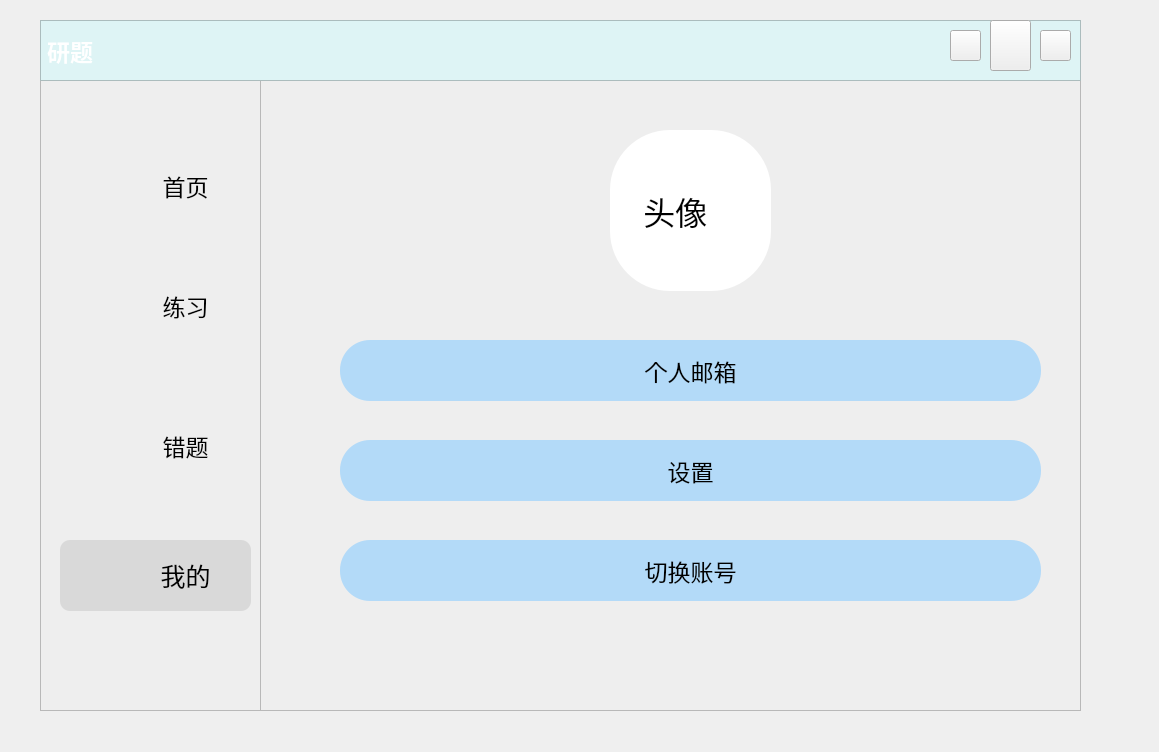
<?xml version="1.0" encoding="UTF-8"?>
<ui version="4.0">
 <class>Form</class>
 <widget class="QWidget" name="Form">
  <property name="geometry">
   <rect>
    <x>0</x>
    <y>0</y>
    <width>1159</width>
    <height>752</height>
   </rect>
  </property>
  <property name="windowTitle">
   <string>Form</string>
  </property>
  <widget class="QPushButton" name="Bt_exit">
   <property name="geometry">
    <rect>
     <x>1040</x>
     <y>30</y>
     <width>31</width>
     <height>31</height>
    </rect>
   </property>
   <property name="styleSheet">
    <string notr="true">

QPushButton{
	
	border-image: url(:/新前缀/关闭窗口.png);
	

}
QPushButton:hover{
	
	background-color: rgb(255, 0, 0);
	border-radius:30px
}
QPushButton:pressed{
	padding-left:5px;
	padding-top:5px;
}</string>
   </property>
   <property name="text">
    <string/>
   </property>
  </widget>
  <widget class="QFrame" name="frame_left">
   <property name="geometry">
    <rect>
     <x>40</x>
     <y>20</y>
     <width>221</width>
     <height>691</height>
    </rect>
   </property>
   <property name="styleSheet">
    <string notr="true">QFrame{
	background-color: rgb(238, 238, 238);
	
}</string>
   </property>
   <property name="frameShape">
    <enum>QFrame::StyledPanel</enum>
   </property>
   <property name="frameShadow">
    <enum>QFrame::Sunken</enum>
   </property>
   <property name="lineWidth">
    <number>0</number>
   </property>
   <widget class="QPushButton" name="Bt_wrong">
    <property name="geometry">
     <rect>
      <x>80</x>
      <y>390</y>
      <width>131</width>
      <height>71</height>
     </rect>
    </property>
    <property name="font">
     <font>
      <family>微软雅黑</family>
      <pointsize>17</pointsize>
     </font>
    </property>
    <property name="cursor">
     <cursorShape>PointingHandCursor</cursorShape>
    </property>
    <property name="styleSheet">
     <string notr="true">QPushButton{
	border-radius:30px

}
QPushButton:hover{
	background-color: rgb(217, 217, 217);
	border-radius:30px
}
QPushButton:pressed{
padding-left:5px;
	padding-top:5px;
	background-color: rgb(242, 255, 254);
}</string>
    </property>
    <property name="text">
     <string>错题</string>
    </property>
   </widget>
   <widget class="QFrame" name="frame_chosen">
    <property name="geometry">
     <rect>
      <x>20</x>
      <y>520</y>
      <width>191</width>
      <height>71</height>
     </rect>
    </property>
    <property name="font">
     <font>
      <family>微软雅黑</family>
     </font>
    </property>
    <property name="styleSheet">
     <string notr="true">background-color: rgb(217, 217, 217);
border-radius:10px;
</string>
    </property>
    <property name="frameShape">
     <enum>QFrame::StyledPanel</enum>
    </property>
    <property name="frameShadow">
     <enum>QFrame::Raised</enum>
    </property>
   </widget>
   <widget class="QPushButton" name="Bt_mine">
    <property name="geometry">
     <rect>
      <x>80</x>
      <y>520</y>
      <width>131</width>
      <height>71</height>
     </rect>
    </property>
    <property name="font">
     <font>
      <family>微软雅黑</family>
      <pointsize>19</pointsize>
      <weight>50</weight>
      <bold>false</bold>
     </font>
    </property>
    <property name="cursor">
     <cursorShape>PointingHandCursor</cursorShape>
    </property>
    <property name="styleSheet">
     <string notr="true">QPushButton{
	color: rgb(0, 0, 0);
	color: rgb(0, 0, 0);
	border-radius:30px
}
QPushButton:pressed{
	padding-left:5px;
	padding-top:5px;
}
</string>
    </property>
    <property name="text">
     <string>我的</string>
    </property>
   </widget>
   <widget class="QPushButton" name="Bt_exercise">
    <property name="geometry">
     <rect>
      <x>80</x>
      <y>250</y>
      <width>131</width>
      <height>71</height>
     </rect>
    </property>
    <property name="font">
     <font>
      <family>微软雅黑</family>
      <pointsize>17</pointsize>
      <weight>50</weight>
      <bold>false</bold>
     </font>
    </property>
    <property name="cursor">
     <cursorShape>PointingHandCursor</cursorShape>
    </property>
    <property name="styleSheet">
     <string notr="true">QPushButton{
	border-radius:30px

}
QPushButton:hover{
	background-color: rgb(217, 217, 217);
	border-radius:30px
}
QPushButton:pressed{
padding-left:5px;
	padding-top:5px;
	background-color: rgb(242, 255, 254);
}
</string>
    </property>
    <property name="text">
     <string>练习</string>
    </property>
   </widget>
   <widget class="QLabel" name="label_exercise">
    <property name="geometry">
     <rect>
      <x>20</x>
      <y>260</y>
      <width>61</width>
      <height>51</height>
     </rect>
    </property>
    <property name="styleSheet">
     <string notr="true">image: url(:/新前缀/练习2.png);</string>
    </property>
    <property name="text">
     <string/>
    </property>
   </widget>
   <widget class="QLabel" name="label_wrong">
    <property name="geometry">
     <rect>
      <x>20</x>
      <y>400</y>
      <width>61</width>
      <height>51</height>
     </rect>
    </property>
    <property name="styleSheet">
     <string notr="true">image: url(:/新前缀/错题.png);</string>
    </property>
    <property name="text">
     <string/>
    </property>
   </widget>
   <widget class="QLabel" name="label_mine">
    <property name="geometry">
     <rect>
      <x>20</x>
      <y>530</y>
      <width>61</width>
      <height>51</height>
     </rect>
    </property>
    <property name="styleSheet">
     <string notr="true">image: url(:/新前缀/我的.png);
background-color: rgb(217, 217, 217);</string>
    </property>
    <property name="text">
     <string/>
    </property>
   </widget>
   <widget class="QLabel" name="label_main">
    <property name="geometry">
     <rect>
      <x>20</x>
      <y>140</y>
      <width>61</width>
      <height>51</height>
     </rect>
    </property>
    <property name="styleSheet">
     <string notr="true">image: url(:/新前缀/首页.png);</string>
    </property>
    <property name="text">
     <string/>
    </property>
   </widget>
   <widget class="QPushButton" name="Bt_main">
    <property name="geometry">
     <rect>
      <x>80</x>
      <y>130</y>
      <width>131</width>
      <height>71</height>
     </rect>
    </property>
    <property name="font">
     <font>
      <family>微软雅黑</family>
      <pointsize>17</pointsize>
      <weight>50</weight>
      <italic>false</italic>
      <bold>false</bold>
      <underline>false</underline>
      <strikeout>false</strikeout>
     </font>
    </property>
    <property name="cursor">
     <cursorShape>PointingHandCursor</cursorShape>
    </property>
    <property name="styleSheet">
     <string notr="true">QPushButton{
	border-radius:30px

}
QPushButton:hover{
	background-color: rgb(217, 217, 217);
	border-radius:30px
}
QPushButton:pressed{
padding-left:5px;
	padding-top:5px;
	background-color: rgb(242, 255, 254);
}
</string>
    </property>
    <property name="text">
     <string>首页</string>
    </property>
   </widget>
  </widget>
  <widget class="QLabel" name="label_right">
   <property name="enabled">
    <bool>true</bool>
   </property>
   <property name="geometry">
    <rect>
     <x>260</x>
     <y>20</y>
     <width>821</width>
     <height>691</height>
    </rect>
   </property>
   <property name="styleSheet">
    <string notr="true">QFrame{
	background-color: rgb(238, 238, 238);
}</string>
   </property>
   <property name="frameShape">
    <enum>QFrame::StyledPanel</enum>
   </property>
   <property name="frameShadow">
    <enum>QFrame::Sunken</enum>
   </property>
   <property name="text">
    <string/>
   </property>
  </widget>
  <widget class="QLabel" name="head_background">
   <property name="geometry">
    <rect>
     <x>40</x>
     <y>20</y>
     <width>1041</width>
     <height>61</height>
    </rect>
   </property>
   <property name="font">
    <font>
     <family>微软雅黑</family>
     <pointsize>17</pointsize>
     <weight>75</weight>
     <bold>true</bold>
    </font>
   </property>
   <property name="styleSheet">
    <string notr="true">background-color: rgb(222, 244, 245);
background-image: url(:/新前缀/背景1.jpg);
color: rgb(255, 255, 255);</string>
   </property>
   <property name="frameShape">
    <enum>QFrame::StyledPanel</enum>
   </property>
   <property name="frameShadow">
    <enum>QFrame::Sunken</enum>
   </property>
   <property name="text">
    <string>研题</string>
   </property>
  </widget>
  <widget class="QPushButton" name="Bt_back">
   <property name="geometry">
    <rect>
     <x>950</x>
     <y>30</y>
     <width>31</width>
     <height>31</height>
    </rect>
   </property>
   <property name="styleSheet">
    <string notr="true">QPushButton{
	border-image: url(:/新前缀/返回2.png);
}
QPushButton:hover{
	background-color: rgb(217, 217, 217);
	border-radius:30px
}
QPushButton:pressed{
	padding-left:5px;
	padding-top:5px;
}</string>
   </property>
   <property name="text">
    <string/>
   </property>
  </widget>
  <widget class="QPushButton" name="Bt_minimise">
   <property name="geometry">
    <rect>
     <x>990</x>
     <y>20</y>
     <width>41</width>
     <height>51</height>
    </rect>
   </property>
   <property name="styleSheet">
    <string notr="true">
QPushButton{
	
	border-image: url(:/新前缀/最小化.png);
}
QPushButton:hover{
	background-color: rgb(217, 217, 217);
	border-radius:30px
}
QPushButton:pressed{
	padding-left:5px;
	padding-top:5px;
}</string>
   </property>
   <property name="text">
    <string/>
   </property>
   <property name="icon">
    <iconset>
     <normaloff>:/icon/res/icon/最小化.png</normaloff>:/icon/res/icon/最小化.png</iconset>
   </property>
  </widget>
  <widget class="QLabel" name="label_profile">
   <property name="geometry">
    <rect>
     <x>610</x>
     <y>130</y>
     <width>161</width>
     <height>161</height>
    </rect>
   </property>
   <property name="font">
    <font>
     <family>微软雅黑</family>
     <pointsize>24</pointsize>
    </font>
   </property>
   <property name="styleSheet">
    <string notr="true">border-radius:60px;
background-color: rgb(255, 255, 255);</string>
   </property>
   <property name="text">
    <string>    头像</string>
   </property>
  </widget>
  <widget class="QPushButton" name="Bt_email">
   <property name="geometry">
    <rect>
     <x>340</x>
     <y>340</y>
     <width>701</width>
     <height>61</height>
    </rect>
   </property>
   <property name="font">
    <font>
     <family>微软雅黑</family>
     <pointsize>17</pointsize>
     <weight>50</weight>
     <bold>false</bold>
    </font>
   </property>
   <property name="styleSheet">
    <string notr="true">QPushButton{
	
	background-color: rgb(179, 218, 248);
	color: rgb(0, 0, 0);
	border-radius:30px
}
QPushButton:hover{
	background-color: rgb(217, 217, 217);
	border-radius:30px
}
QPushButton:pressed{
	padding-left:5px;
	padding-top:5px;
}</string>
   </property>
   <property name="text">
    <string>个人邮箱</string>
   </property>
  </widget>
  <widget class="QPushButton" name="Bt_setting">
   <property name="geometry">
    <rect>
     <x>340</x>
     <y>440</y>
     <width>701</width>
     <height>61</height>
    </rect>
   </property>
   <property name="font">
    <font>
     <family>微软雅黑</family>
     <pointsize>17</pointsize>
     <weight>50</weight>
     <bold>false</bold>
    </font>
   </property>
   <property name="styleSheet">
    <string notr="true">QPushButton{
	
	background-color: rgb(179, 218, 248);
	color: rgb(0, 0, 0);
	border-radius:30px
}
QPushButton:hover{
	background-color: rgb(217, 217, 217);
	border-radius:30px
}
QPushButton:pressed{
	padding-left:5px;
	padding-top:5px;
}</string>
   </property>
   <property name="text">
    <string>设置</string>
   </property>
  </widget>
  <widget class="QPushButton" name="Bt_shiftacount">
   <property name="geometry">
    <rect>
     <x>340</x>
     <y>540</y>
     <width>701</width>
     <height>61</height>
    </rect>
   </property>
   <property name="font">
    <font>
     <family>微软雅黑</family>
     <pointsize>17</pointsize>
     <weight>50</weight>
     <bold>false</bold>
    </font>
   </property>
   <property name="styleSheet">
    <string notr="true">QPushButton{
	
	background-color: rgb(179, 218, 248);
	color: rgb(0, 0, 0);
	border-radius:30px
}
QPushButton:hover{
	background-color: rgb(217, 217, 217);
	border-radius:30px
}
QPushButton:pressed{
	padding-left:5px;
	padding-top:5px;
}</string>
   </property>
   <property name="text">
    <string>切换账号</string>
   </property>
  </widget>
  <zorder>label_right</zorder>
  <zorder>frame_left</zorder>
  <zorder>head_background</zorder>
  <zorder>Bt_back</zorder>
  <zorder>Bt_minimise</zorder>
  <zorder>Bt_exit</zorder>
  <zorder>label_profile</zorder>
  <zorder>Bt_email</zorder>
  <zorder>Bt_setting</zorder>
  <zorder>Bt_shiftacount</zorder>
 </widget>
 <resources>
  <include location="Resources.qrc"/>
 </resources>
 <connections>
  <connection>
   <sender>Bt_minimise</sender>
   <signal>clicked()</signal>
   <receiver>Form</receiver>
   <slot>showMinimized()</slot>
   <hints>
    <hint type="sourcelabel">
     <x>1009</x>
     <y>40</y>
    </hint>
    <hint type="destinationlabel">
     <x>1111</x>
     <y>143</y>
    </hint>
   </hints>
  </connection>
  <connection>
   <sender>Bt_exit</sender>
   <signal>clicked()</signal>
   <receiver>Form</receiver>
   <slot>close()</slot>
   <hints>
    <hint type="sourcelabel">
     <x>1052</x>
     <y>45</y>
    </hint>
    <hint type="destinationlabel">
     <x>1122</x>
     <y>62</y>
    </hint>
   </hints>
  </connection>
 </connections>
</ui>
